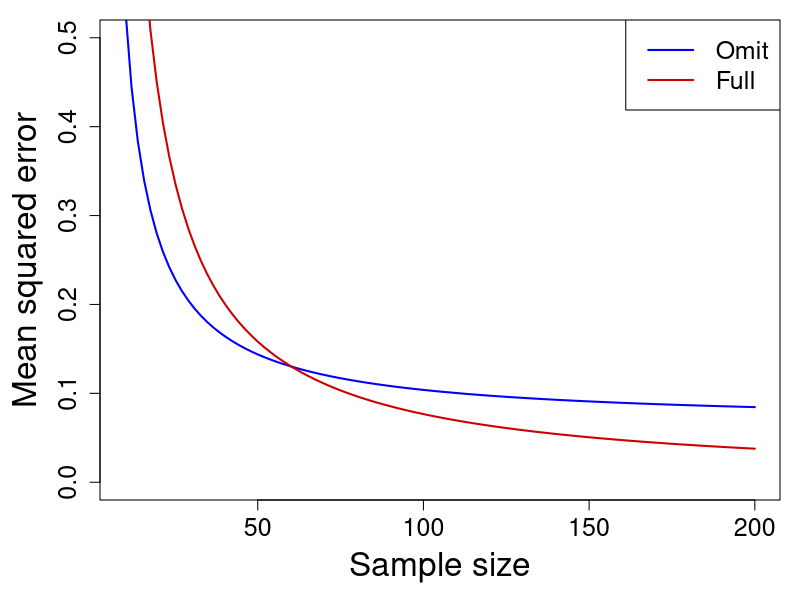
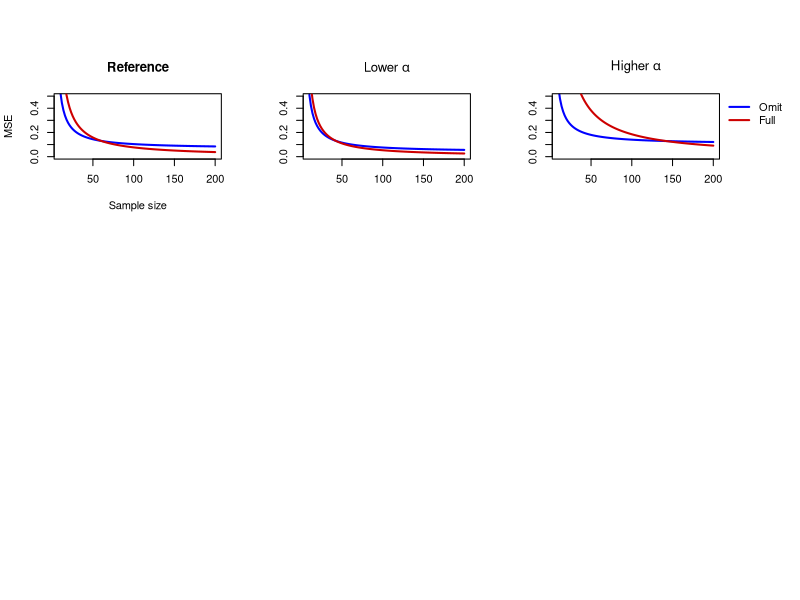

The R script that drew these images, in order: (Note: this script raises an error after producing the figures.)
#------------------------------------------------------------------------------#
# Causal inference covariate selection
# K Luijken
#
# Standalone script to generate figures in supplement 2
#------------------------------------------------------------------------------#

# Load librairies ----
#------------------------------------------------------------------------------#

# Helpers ----
#------------------------------------------------------------------------------#
# MSE expressions
omit <- function(n){
  ((vL/vA)*alpha*gamma)^2 + (vY - vA*beta^2 - 2*vL*alpha*beta*gamma)/vA * (1/(n-2))
}
full <- function(n){
  (vY - vA*beta^2 - vL*gamma^2 - 2*vL*alpha*beta*gamma)/(vA-vL*alpha^2) * (1/(n-3))
}

# Create plots ----
#------------------------------------------------------------------------------#

# Main text ----

gamma = .2
alpha = .4
beta = .3
vY <- 10
vA <- 2.5
vL <- 8

pdf("./results/figures/omit_vs_full.pdf")
par(mar = c(5,5,1,1))
curve(omit,
      xlim=c(10,200),
      ylab='Mean squared error',
      ylim=c(0,.5),
      xlab='Sample size',
      lwd=2,
      col = "blue",
      cex.lab = 2,
      cex.axis = 1.5)
curve(full,add=TRUE,col="red3",lwd=2)
legend("topright",
       c("Omit","Full"),
       col= c("blue","red3"),
       lwd=2,
       cex = 1.5)
dev.off()

# Supplementary file 2 ----

pdf("./results/figures/supp2_effects.pdf")
par(mfrow = c(3,3),
    oma=c(0,0,3,4))
gamma = .2
alpha = .4
beta = .3
vY <- 10
vA <- 2.5
vL <- 8
curve(omit,xlim=c(10,200),ylab='MSE',ylim=c(0,.5),xlab='Sample size',lwd=2, col = "blue", main = "Reference")
curve(full,add=TRUE,col="red3",lwd=2)

gamma = .2
alpha = .3
beta = .3
vY <- 10
vA <- 2.5
vL <- 8
curve(omit,xlim=c(10,200),ylab="",ylim=c(0,.5),xlab="",lwd=2, col = "blue", main = expression(paste("Lower ", alpha)))
curve(full,add=TRUE,col="red3",lwd=2)
#mtext(expression(paste(bold("Vary parameters "),alpha,", ", beta, bold(" and "), gamma)), 
#      cex = 1.5,
#      line=4)

gamma = .2
alpha = .5
beta = .3
vY <- 10
vA <- 2.5
vL <- 8
curve(omit,xlim=c(10,200),ylab="",ylim=c(0,.5),xlab="",lwd=2, col = "blue", main = expression(paste("Higher ", alpha)))
curve(full,add=TRUE,col="red3",lwd=2)
legend(par('usr')[2], par('usr')[4], bty='n', xpd=NA,
       c("Omit","Full"),col= c("blue","red3"),lwd=2)

plot(NULL)

gamma = .2
alpha = .4
beta = .2
vY <- 10
vA <- 2.5
vL <- 8
curve(omit,xlim=c(10,200),ylab="MSE",ylim=c(0,.5),xlab="",lwd=2, col = "blue", main = expression(paste("Lower ", beta)))
curve(full,add=TRUE,col="red3",lwd=2)

gamma = .2
alpha = .4
beta = .4
vY <- 10
vA <- 2.5
vL <- 8
curve(omit,xlim=c(10,200),ylab="",ylim=c(0,.5),xlab="",lwd=2, col = "blue", main = expression(paste("Higher ", beta)))
curve(full,add=TRUE,col="red3",lwd=2)

plot(NULL)

gamma = .1
alpha = .4
beta = .3
vY <- 10
vA <- 2.5
vL <- 8
curve(omit,xlim=c(10,200),ylab="MSE",ylim=c(0,.5),xlab="Sample size",lwd=2, col = "blue", main = expression(paste("Lower ", gamma)))
curve(full,add=TRUE,col="red3",lwd=2)

gamma = .3
alpha = .4
beta = .3
vY <- 10
vA <- 2.5
vL <- 8
curve(omit,xlim=c(10,200),ylab="",ylim=c(0,.5),xlab="Sample size",lwd=2, col = "blue",main = expression(paste("Higher ", gamma)))
curve(full,add=TRUE,col="red3",lwd=2)

dev.off()

pdf("./results/figures/supp2_vars.pdf")
par(mfrow = c(3,3),
    oma=c(0,0,3,4))
gamma = .2
alpha = .4
beta = .3
vY <- 10
vA <- 2.5
vL <- 8
curve(omit,xlim=c(10,200),ylab='MSE',ylim=c(0,.5),xlab='Sample size',lwd=2, col = "blue", main = "Reference")
curve(full,add=TRUE,col="red3",lwd=2)

gamma = .2
alpha = .4
beta = .3
vY <- 10
vA <- 1.5
vL <- 8
curve(omit,xlim=c(10,200),ylab="",ylim=c(0,.5),xlab="",lwd=2, col = "blue", main = expression(paste("Lower ", sigma[A]^2)))
curve(full,add=TRUE,col="red3",lwd=2)
#mtext(expression(paste(bold("Vary parameters "),sigma[A]^2,", ", sigma[L]^2, bold(" and "), sigma[Y]^2)), 
#      cex = 1.5,
#      line=4)

gamma = .2
alpha = .4
beta = .3
vY <- 10
vA <- 3.5
vL <- 8
curve(omit,xlim=c(10,200),ylab="",ylim=c(0,.5),xlab="",lwd=2, col = "blue", main = expression(paste("Higher ", sigma[A]^2)))
curve(full,add=TRUE,col="red3",lwd=2)
legend(par('usr')[2], par('usr')[4], bty='n', xpd=NA,
       c("Omit","Full"),col= c("blue","red3"),lwd=2)

plot(NULL)

gamma = .2
alpha = .4
beta = .3
vY <- 10
vA <- 2.5
vL <- 6
curve(omit,xlim=c(10,200),ylab="MSE",ylim=c(0,.5),xlab="",lwd=2, col = "blue", main = expression(paste("Lower ", sigma[L]^2)))
curve(full,add=TRUE,col="red3",lwd=2)

gamma = .2
alpha = .4
beta = .3
vY <- 10
vA <- 2.5
vL <- 10
curve(omit,xlim=c(10,200),ylab="",ylim=c(0,.5),xlab="",lwd=2, col = "blue", main = expression(paste("Higher ", sigma[L]^2)))
curve(full,add=TRUE,col="red3",lwd=2)

plot(NULL)

gamma = .2
alpha = .4
beta = .3
vY <- 8
vA <- 2.5
vL <- 8
curve(omit,xlim=c(10,200),ylab="MSE",ylim=c(0,.5),xlab="Sample size",lwd=2, col = "blue", main = expression(paste("Lower ", sigma[Y]^2)))
curve(full,add=TRUE,col="red3",lwd=2)

gamma = .2
alpha = .4
beta = .3
vY <- 12
vA <- 2.5
vL <- 8
curve(omit,xlim=c(10,200),ylab="",ylim=c(0,.5),xlab="Sample size",lwd=2, col = "blue",main = expression(paste("Higher ", sigma[Y]^2)))
curve(full,add=TRUE,col="red3",lwd=2)

dev.off()
